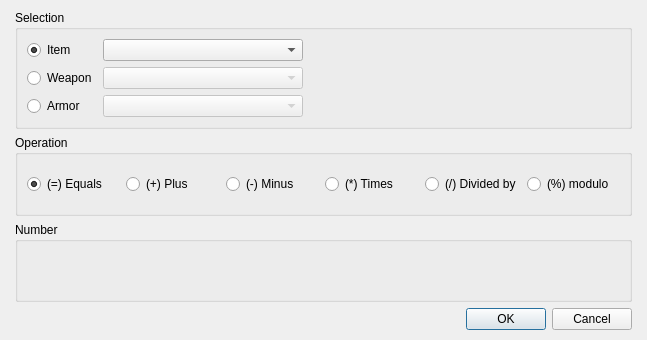
<?xml version="1.0" encoding="UTF-8"?>
<ui version="4.0">
 <class>DialogCommandModifyInventory</class>
 <widget class="QDialog" name="DialogCommandModifyInventory">
  <property name="geometry">
   <rect>
    <x>0</x>
    <y>0</y>
    <width>647</width>
    <height>340</height>
   </rect>
  </property>
  <property name="windowTitle">
   <string>Modify inventory...</string>
  </property>
  <layout class="QGridLayout" name="gridLayout_4">
   <property name="leftMargin">
    <number>15</number>
   </property>
   <property name="topMargin">
    <number>10</number>
   </property>
   <property name="rightMargin">
    <number>15</number>
   </property>
   <property name="bottomMargin">
    <number>10</number>
   </property>
   <item row="0" column="0">
    <layout class="QVBoxLayout" name="verticalLayout">
     <item>
      <widget class="QGroupBox" name="groupBox">
       <property name="title">
        <string>Selection</string>
       </property>
       <layout class="QGridLayout" name="gridLayout_3">
        <item row="0" column="0">
         <layout class="QGridLayout" name="gridLayout_2" columnstretch="0,0,1">
          <item row="0" column="0">
           <widget class="QRadioButton" name="radioButtonItem">
            <property name="text">
             <string>Item</string>
            </property>
            <property name="checked">
             <bool>true</bool>
            </property>
           </widget>
          </item>
          <item row="0" column="1">
           <widget class="QComboBox" name="comboBoxItem">
            <property name="minimumSize">
             <size>
              <width>200</width>
              <height>0</height>
             </size>
            </property>
           </widget>
          </item>
          <item row="0" column="2" rowspan="3">
           <spacer name="horizontalSpacer">
            <property name="orientation">
             <enum>Qt::Horizontal</enum>
            </property>
            <property name="sizeHint" stdset="0">
             <size>
              <width>208</width>
              <height>78</height>
             </size>
            </property>
           </spacer>
          </item>
          <item row="1" column="0">
           <widget class="QRadioButton" name="radioButtonWeapon">
            <property name="text">
             <string>Weapon</string>
            </property>
           </widget>
          </item>
          <item row="1" column="1">
           <widget class="QComboBox" name="comboBoxWeapon">
            <property name="enabled">
             <bool>false</bool>
            </property>
            <property name="minimumSize">
             <size>
              <width>200</width>
              <height>0</height>
             </size>
            </property>
           </widget>
          </item>
          <item row="2" column="0">
           <widget class="QRadioButton" name="radioButtonArmor">
            <property name="text">
             <string>Armor</string>
            </property>
           </widget>
          </item>
          <item row="2" column="1">
           <widget class="QComboBox" name="comboBoxArmor">
            <property name="enabled">
             <bool>false</bool>
            </property>
            <property name="minimumSize">
             <size>
              <width>200</width>
              <height>0</height>
             </size>
            </property>
           </widget>
          </item>
         </layout>
        </item>
       </layout>
      </widget>
     </item>
     <item>
      <widget class="QGroupBox" name="groupBox_3">
       <property name="title">
        <string>Operation</string>
       </property>
       <layout class="QGridLayout" name="gridLayout">
        <item row="0" column="0">
         <layout class="QHBoxLayout" name="horizontalLayout">
          <item>
           <widget class="QRadioButton" name="radioButtonEquals">
            <property name="text">
             <string>(=) Equals</string>
            </property>
            <property name="checked">
             <bool>true</bool>
            </property>
           </widget>
          </item>
          <item>
           <widget class="QRadioButton" name="radioButtonPlus">
            <property name="text">
             <string>(+) Plus</string>
            </property>
           </widget>
          </item>
          <item>
           <widget class="QRadioButton" name="radioButtonMinus">
            <property name="text">
             <string>(-) Minus</string>
            </property>
           </widget>
          </item>
          <item>
           <widget class="QRadioButton" name="radioButtonTimes">
            <property name="text">
             <string>(*) Times</string>
            </property>
           </widget>
          </item>
          <item>
           <widget class="QRadioButton" name="radioButtonDivided">
            <property name="text">
             <string>(/) Divided by</string>
            </property>
           </widget>
          </item>
          <item>
           <widget class="QRadioButton" name="radioButtonModulo">
            <property name="text">
             <string>(%) modulo</string>
            </property>
           </widget>
          </item>
         </layout>
        </item>
       </layout>
      </widget>
     </item>
     <item>
      <widget class="QGroupBox" name="groupBox_2">
       <property name="title">
        <string>Number</string>
       </property>
       <layout class="QGridLayout" name="gridLayout_5">
        <item row="0" column="0">
         <layout class="QHBoxLayout" name="horizontalLayout_2" stretch="0,1">
          <item>
           <widget class="PanelPrimitiveValue" name="widgetNumber" native="true">
            <property name="minimumSize">
             <size>
              <width>270</width>
              <height>27</height>
             </size>
            </property>
            <property name="maximumSize">
             <size>
              <width>270</width>
              <height>27</height>
             </size>
            </property>
           </widget>
          </item>
          <item>
           <spacer name="horizontalSpacer_2">
            <property name="orientation">
             <enum>Qt::Horizontal</enum>
            </property>
            <property name="sizeHint" stdset="0">
             <size>
              <width>40</width>
              <height>20</height>
             </size>
            </property>
           </spacer>
          </item>
         </layout>
        </item>
       </layout>
      </widget>
     </item>
     <item>
      <widget class="QDialogButtonBox" name="buttonBox">
       <property name="orientation">
        <enum>Qt::Horizontal</enum>
       </property>
       <property name="standardButtons">
        <set>QDialogButtonBox::Cancel|QDialogButtonBox::Ok</set>
       </property>
      </widget>
     </item>
    </layout>
   </item>
  </layout>
 </widget>
 <customwidgets>
  <customwidget>
   <class>PanelPrimitiveValue</class>
   <extends>QWidget</extends>
   <header>panelprimitivevalue.h</header>
   <container>1</container>
  </customwidget>
 </customwidgets>
 <resources/>
 <connections>
  <connection>
   <sender>buttonBox</sender>
   <signal>accepted()</signal>
   <receiver>DialogCommandModifyInventory</receiver>
   <slot>accept()</slot>
   <hints>
    <hint type="sourcelabel">
     <x>248</x>
     <y>254</y>
    </hint>
    <hint type="destinationlabel">
     <x>157</x>
     <y>274</y>
    </hint>
   </hints>
  </connection>
  <connection>
   <sender>buttonBox</sender>
   <signal>rejected()</signal>
   <receiver>DialogCommandModifyInventory</receiver>
   <slot>reject()</slot>
   <hints>
    <hint type="sourcelabel">
     <x>316</x>
     <y>260</y>
    </hint>
    <hint type="destinationlabel">
     <x>286</x>
     <y>274</y>
    </hint>
   </hints>
  </connection>
 </connections>
</ui>
